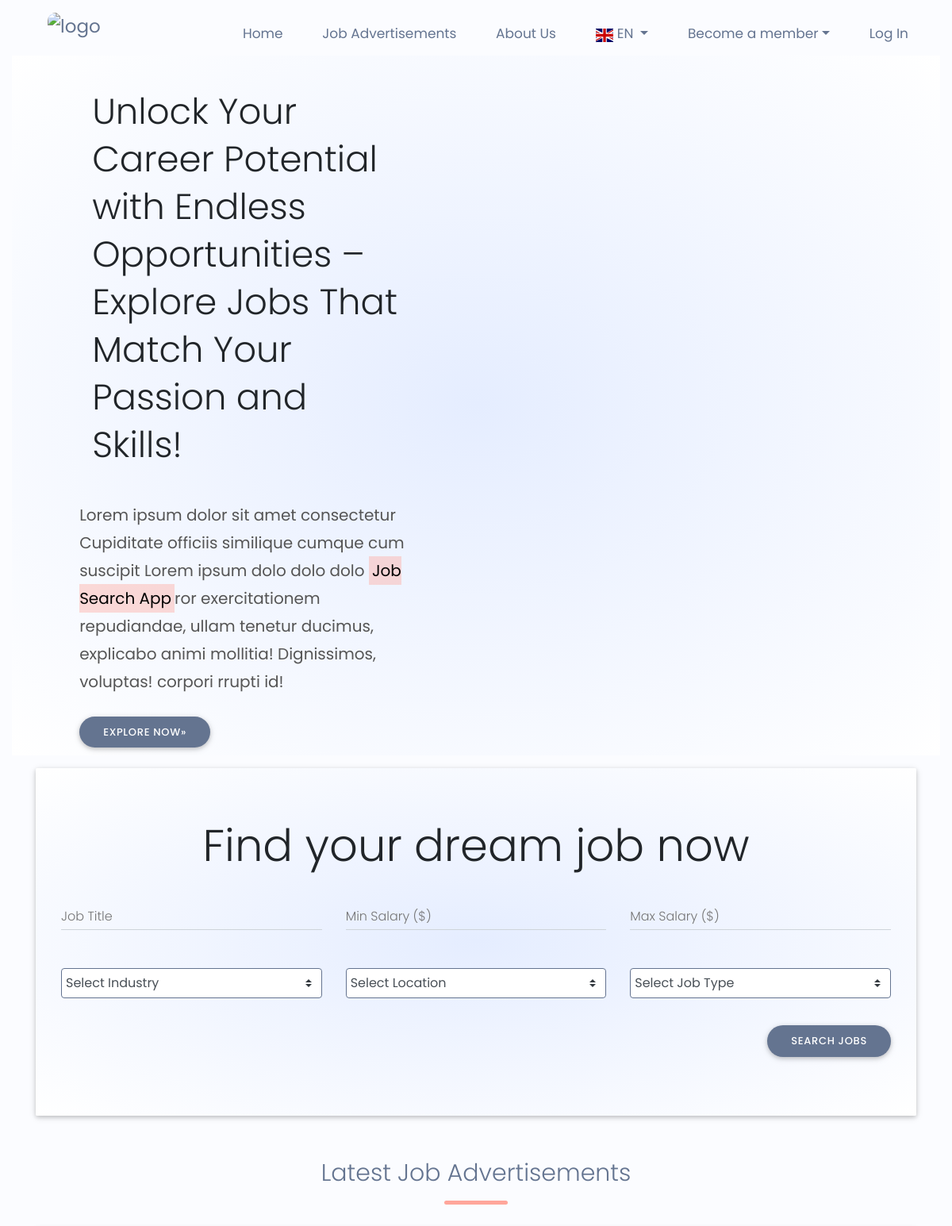
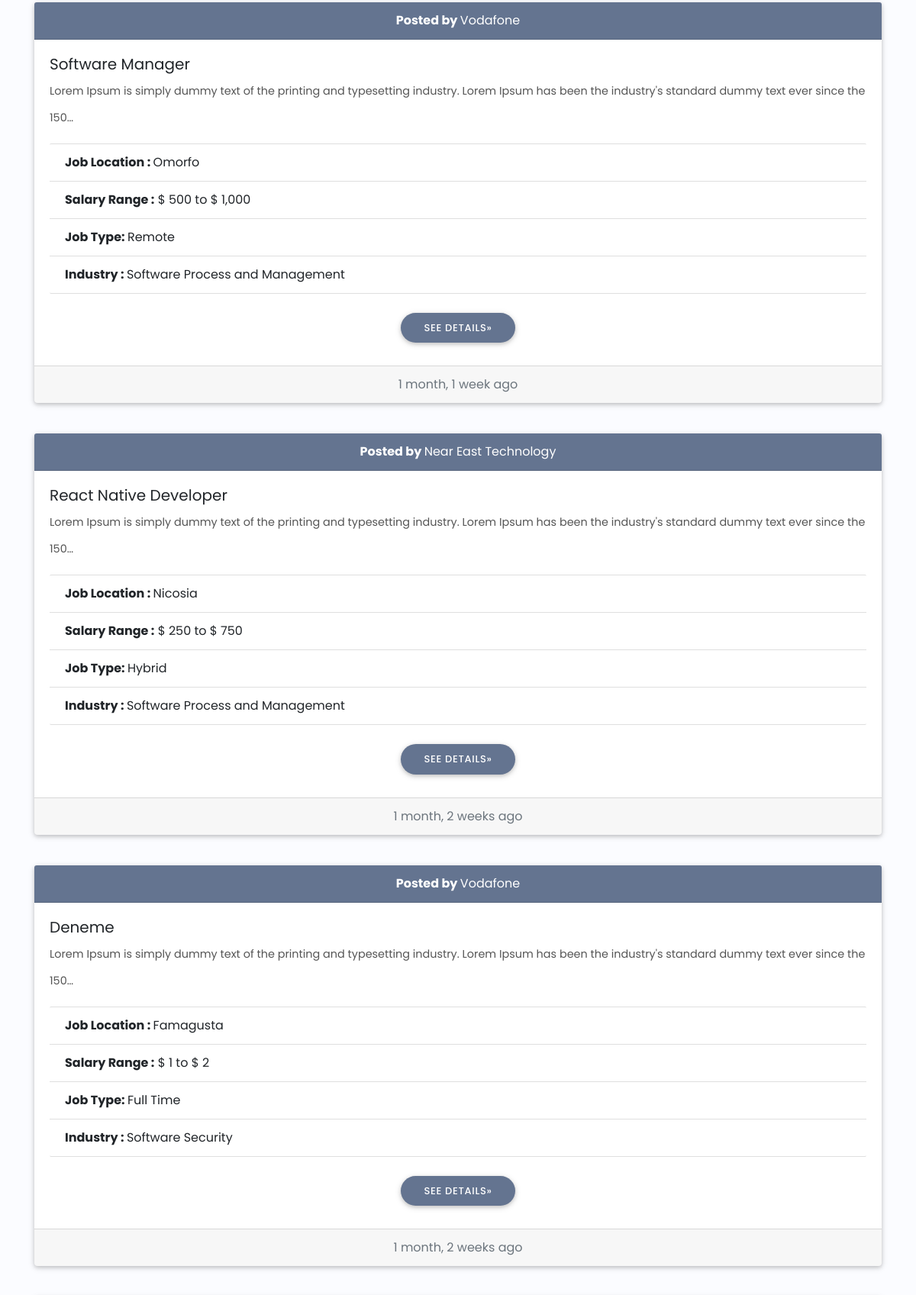
The page / (upper part) on the database its author committed (2 pictures, top to bottom).
### core/models.py (models this page shows, shortened)
class JobAdvert(models.Model):
    user = models.ForeignKey(User, on_delete=models.CASCADE)
    company = models.ForeignKey(Company, on_delete=models.CASCADE)
    title = models.CharField(max_length=100, null=True, blank=True)
    location = models.CharField(choices=CITIES, max_length=1, null=True, blank=True)
    min_salary = models.PositiveIntegerField(default=0, null=True, blank=True)
    max_salary = models.PositiveIntegerField(null=True, blank=True)
    description = models.TextField(max_length=1000, null=True, blank=True)
    created_at = models.DateTimeField(auto_now_add=True)
    is_available = models.BooleanField(default=True)
    job_type = models.CharField(choices=JOB_TYPES, max_length=1, null=True, blank=True)
    industry = models.ForeignKey(Industry, on_delete=models.CASCADE, null=True, blank=True)

class Company(models.Model):
    user = models.OneToOneField(User, on_delete=models.CASCADE)
    company_name = models.CharField(max_length=120, null=True, blank=True)
    establishment_date = models.DateField(null=True, blank=True)
    city = models.CharField(max_length=100, null=True, blank=True)
    state = models.CharField(max_length=100, null=True, blank=True)

class Industry(models.Model):
    name = models.CharField(max_length=100, null=True, blank=True)

### core/views.py (the view)
# urls.py: path("", views.home_page, name = "home_page"),
def home_page(request):
    job_adverts_list = JobAdvert.objects.all().order_by("-created_at")
    filter_query = JobAdvertFilter(request.GET, queryset=job_adverts_list)
    comment_list = Comment.objects.all()
    return render(request, "website/home_page.html", {"filter_query":filter_query, "comment_list":comment_list})

### templates/website/home_page.html (shortened to what this page needs)
{%extends "includes/base.html"%}
{%load static%}
{% load humanize %}
{%load widget_tweaks%}
{%block content%}
<div class="row-1 linear-gradient-bg mb-3">
	<div class="col-2 ml-3">
		<h1 class="p-3">
			Unlock Your Career Potential with Endless Opportunities – Explore Jobs That Match Your Passion and Skills!
		</h1>
		<p>Lorem ipsum dolor sit amet consectetur Cupiditate officiis similique cumque cum suscipit
			Lorem ipsum dolo dolo dolo <mark>Job Search App</mark>ror exercitationem repudiandae, ullam tenetur ducimus,
			explicabo
			animi mollitia! Dignissimos, voluptas! corpori rrupti id!</p>
			<a href="{%url "core:all_job_adverts"%}" class="btn explore-now">
				Explore Now<span>&raquo;</span></a>
	</div>
</div>
<div class="container ">
    <div class="jumbotron linear-gradient-bg">
        <h1 class="display-4 text-center">Find your dream job now</h1>
		<form method="GET" enctype="multipart/form-data">
			<div class="row">
				<div class="col-lg-4">
					<div class="md-form">
						<label for="title">Job Title</label>
						{{ filter_query.form.title|add_class:"form-control" }}
					</div>
				</div>
				<div class="col-lg-4">
					<div class="md-form">
						<label for="min_salary">Min Salary ($)</label>
						{{filter_query.form.min_salary | add_class:"form-control"}}
					</div>
				</div>
				<div class="col-lg-4">
					<div class="md-form">
						<label for="max_salary">Max Salary ($)</label>
						{{filter_query.form.max_salary | add_class:"form-control"}}
					</div>
				</div>
			</div>
			<div class="row">
				<div class="col-lg-4">
					<div class="md-form">
						{{filter_query.form.industry | add_class:"browser-default custom-select"}}
					</div>
				</div>
				<div class="col-lg-4">
					<div class="md-form">
						{{filter_query.form.location | add_class:"browser-default custom-select"}}
					</div>
				</div>
				<div class="col-lg-4">
					<div class="md-form">
						{{filter_query.form.job_type | add_class:"browser-default custom-select"}}
					</div>
				</div>
			</div>
			<div style="display: flex; justify-content:flex-end;">
				<button class="btn" type="submit">Search jobs</button>
			</div>
		</form>
    </div>
</div>
<div class="container">
	<h2 class="title">Latest Job Advertisements</h2>
	{%if filter_query.qs%}
	<div class="row">
		{%for job_advert in filter_query.qs%}
            <div class="col-lg-12 mb-3">
				<div class="card mb-4">
					<div class="card-header text-center bg-primary text-white"><b>Posted by </b>{{job_advert.company.company_name}}</div>
					<div class="card-body">
						<h5 class="card-title">{{ job_advert.title }}</h5>
						<p class="card-text">{{ job_advert.description | truncatechars:150 }}</p>
						<ul class="list-group list-group-flush">
							<li class="list-group-item"><b>Job Location : </b>{{job_advert.get_location_display}}</li>
							<li class="list-group-item"><b>Salary Range :</b> $ {{job_advert.min_salary | intcomma}} to $ {{job_advert.max_salary | intcomma}}</li>
							<li class="list-group-item"><b>Job Type: </b>{{job_advert.get_job_type_display}}</li>
							<li class="list-group-item"><b>Industry : </b>{{job_advert.industry.name}}</li>
						</ul>
						<div style="display:flex; justify-content: center;" class="mt-3">
							<a href="{%url 'core:single_job_advert' job_advert.id%}" class="btn">
								See Details<span>&raquo;</span>
							</a>
						</div>
					</div>
					<div class="card-footer text-muted text-center">{{job_advert.created_at | naturaltime}}</div>
				</div>
            </div>
		{%endfor%}
		{%else%}
			<div class="col-lg-12 alert alert-warning text-center" style="font-size:17px; font-weight:500;">
				There are no any job advertisements with the searched filters.
			</div>
    	{%endif%}
	</div>
</div>
{%endblock content%}

### templates/includes/base.html (shortened to what this page needs)
{%load static%}
{%load i18n %}
<!DOCTYPE html>
<html lang="en">
<head>
    <link rel="stylesheet" href="https://cdnjs.cloudflare.com/ajax/libs/font-awesome/6.1.2/css/all.min.css">
    <link href="{%static 'css/bootstrap.min.css'%}" rel="stylesheet">
    <link rel="stylesheet" href="https://cdn.jsdelivr.net/npm/swiper/swiper-bundle.min.css"/>
    <link href="{%static 'css/mdb.min.css'%}" rel="stylesheet">
    <link href="{%static 'css/style.min.css'%}" rel="stylesheet">
    <link href="{%static 'css/style.css'%}" rel="stylesheet">
    <link href="{%static 'css/custom.css'%}" rel="stylesheet">
    <link href="{%static 'css/flag-icon.css'%}" rel="stylesheet">
</head>
<body>
{%include "includes/navbar2.html" %}
    <div class="container-fluid mt-1">
        {%block content%}
        {%endblock%}
    </div>
</body>
</html>

### templates/includes/navbar2.html (shortened to what this page needs)
{%load static%}
{%load i18n %}
<div class="my-navbar">
    <div class="logo">
        <a href="{%if request.user.is_applicant%} {%url "core:applicant_dashboard"%} {%elif request.user.is_employer%} {%url "core:employer_dashboard"%} {%else%} {%url "core:home_page"%} {%endif%}">
            <img src="{%static 'images/logo.png'%}" alt="logo" width="100%" height="55px">
        </a>
    </div>
    <nav>
        <ul id="menu-items">
            <li><a href="{%if request.user.is_applicant%} {%url "core:applicant_dashboard"%} {%elif request.user.is_employer%} {%url "core:employer_dashboard"%} {%else%} {%url "core:home_page"%} {%endif%}">{%trans "Home"%}</a></li>
            <li><a href="{%url "core:all_job_adverts"%}">{%trans "Job Advertisements"%}</a></li>
            <li><a href="{%url "core:about_us"%}">{%trans "About Us"%}</a></li>
            <li>
                <div class="dropdown">
                    {% get_current_language as LANGUAGE_CODE %}
                    <a class="dropdown-toggle" type="button" id="dropdownMenu2" data-toggle="dropdown"
                        aria-haspopup="true" aria-expanded="false">
                        <span
                            class="flag-icon flag-icon-{%if LANGUAGE_CODE == 'tr'%}tur{%else%}gbr{%endif%} pl-1 pr-1 pb-1"></span>
                        {{LANGUAGE_CODE | upper}}
                    </a>
                            {% get_current_language as LANGUAGE_CODE %}
                </div>
            </li>
            {%if not request.user.is_authenticated%}
            <li>
                <div class="dropdown">
                    <a class="dropdown-toggle" type="button" id="dropdownMenu2" data-toggle="dropdown"
                        aria-haspopup="true" aria-expanded="false">Become a member</a>
                </div>
            </li>
            <li>
                <a href="{%url 'core:login'%}">
                    <span>{%trans "Log In"%}</span>
                </a>
            </li>
            {%endif%}
        </ul>
    </nav>
</div>

### templates/includes/footerNew.html (shortened to what this page needs)
{%load static%}
{%load i18n %}

### templates/includes/scripts.html (shortened to what this page needs)
{% load static %}

### static/css/style.css (style rules this page uses)
html, body, .view { height: 100%; }

### static/css/custom.css (style rules this page uses)
.bg-primary { background: #647490 !important; }
* { margin: 0; padding: 0; box-sizing: border-box; }
:root { --primary-color: #647490; --secondary-color: #fff; --third-color: #ffa69b; --fourth-color: #e5edff; --fifth-color: #fbfcff; }
html { overflow-x: hidden !important; scroll-behavior: smooth; }
.linear-gradient-bg { background: radial-gradient(var(--fourth-color), var(--secondary-color)); }
body { font-family: 'Poppins', sans-serif !important; background-color: var(--fifth-color) !important; scroll-behavior: smooth; }
.my-navbar { display: flex !important; align-items: center !important; padding: 10px !important; font-size: 17px !important; }
nav { flex: 1 !important; text-align: right !important; margin-right: 25px !important; }
nav ul { display: inline-block !important; list-style: none !important; }
nav ul li { display: inline-block !important; margin-right: 20px !important; margin-top: 20px !important; padding-left:25px !important; }
nav ul li a { text-decoration: none !important; color: var(--primary-color) !important; font-weight: 400 !important; transition: all 0.5s ease-in; }
.logo { margin-left: 25px !important; padding-left:25px !important; display: flex; justify-content: flex-start; align-items: center; }
.logo a { color: var(--primary-color) !important; font-weight: 400 !important; font-size: 23px !important; }
p { color: #555 !important; font-weight: 400 !important; line-height:35px; }
.row-1 { display: flex !important; align-items: center !important; flex-wrap: wrap !important; justify-content: space-around !important; }
.col-2 { flex-basis:50% !important; min-width: 450px !important; }
.col-2 h1 { font-size: 45px !important; line-height: 60px !important; margin: 25px 0 !important; }
.btn { display: inline-block !important; padding: 10px 30px !important; margin: 10px 0 !important; background: var(--primary-color) !important; color: var(--secondary-color) !important; font-weight: 500 !important; font-size: 13px; border-radius: 25px; letter-spacing: 0.7px; }
img { border-radius: 10px; }
.explore-now { transition: all 0.5s !important; }
.title { padding: 10px !important; text-align: center !important; line-height: 60px !important; color: var(--primary-color) !important; font-size: 30px !important; margin-bottom: 30px !important; position: relative !important; }
.title::after { content:"" !important; background: var(--third-color) !important; width: 80px !important; height: 5px !important; border-radius: 5px !important; position: absolute !important; bottom:0 !important; left: 50% !important; transform: translateX(-50%) !important; }
.col-2 p { font-size: 20px !important; }
select { border: 1px solid var(--primary-color) !important; padding: 5px !important; }
mark { -webkit-animation: 1.5s highlight 1.5s 1 normal forwards; animation: 1.5s highlight 1.5s 1 normal forwards; background-color: none; background: linear-gradient(90deg, rgba(255, 166, 155, 0.4) 50%, rgba(255, 255, 255, 0) 50%); background-size: 200% 100%; background-position: 100% 0; }

### rows shown on the page
JobAdvert: company.company_name "Vodafone", title "Software Manager", description "Lorem Ipsum is simply dummy text of the printing and typesetting industry. Lorem Ipsum has been the industry's standard dummy text ever since the 150…", location "Omorfo", min_salary "500", max_salary "1,000", job_type "Remote", industry.name "Software Process and Management", created_at "1 month, 1 week ago"
JobAdvert: company.company_name "Near East Technology", title "React Native Developer", description "Lorem Ipsum is simply dummy text of the printing and typesetting industry. Lorem Ipsum has been the industry's standard dummy text ever since the 150…", location "Nicosia", min_salary "250", max_salary "750", job_type "Hybrid", industry.name "Software Process and Management", created_at "1 month, 2 weeks ago"
JobAdvert: company.company_name "Vodafone", title "Deneme", description "Lorem Ipsum is simply dummy text of the printing and typesetting industry. Lorem Ipsum has been the industry's standard dummy text ever since the 150…", location "Famagusta", min_salary "1", max_salary "2", job_type "Full Time", industry.name "Software Security", created_at "1 month, 2 weeks ago"

### other values the page prints
{{ LANGUAGE_CODE | upper }} "EN"
